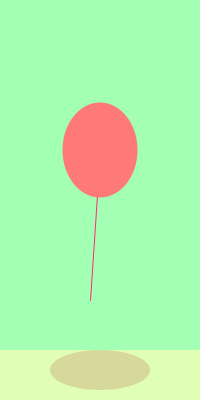
Frame 1 (no input)
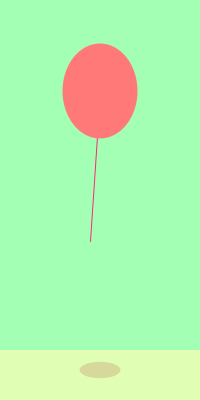
Frame 60 (the mouse pressed at the canvas centre just before this capture)
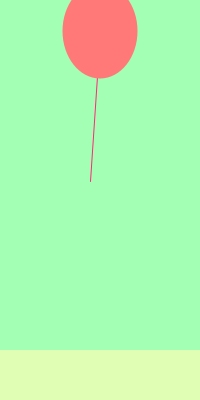
Frame 120 (the mouse held since frame 60 and released just before this capture)

The Processing sketch that drew these frames (run headless with seeded random() and noise(); from frame 60 on, the mouse is pressed at the canvas centre):

// Processing sketch: processing_41092
// ── processing_41092.pde

float ballX;
float ballY;
float shadeX;
float shadeY;

void setup(){
  size(200,400);
  ballX = 100;      
  ballY = 150;
  shadeX = 100;
 shadeY = 40;
 
  background(163,277,180);
  smooth();
}

void draw(){
  
  background(163,277,180);

  
//draw wire 
  stroke(255,39,121);
  line(ballX,ballY,ballX-10,ballY+150);

//draw ball
  smooth();
  noStroke();
  fill(255,121,121);
  ellipse(ballX,ballY,75,95);

//base rectangle
  fill(300,400,180,170);
  rect(0,350,200,80);
// shade
   fill(215,216,155);
   ellipse(100,370,shadeX,shadeY);
  

//ball moves up + shade moves
ballY = ballY  - 1;
shadeX = shadeX -1;  
shadeY = shadeY -0.4;

if(shadeX == 100|| shadeX<0  ){
  shadeX =0;
  }
if(shadeY == 50|| shadeY<0  ){
  shadeY=0;
  
  } 

}
// ballon exploded
void mouseClicked() {
  noLoop();
  fill(300,400,180);
  rect(0,350,200,80);
  fill(163,277,180);
  rect(0,0,200,320);
}
